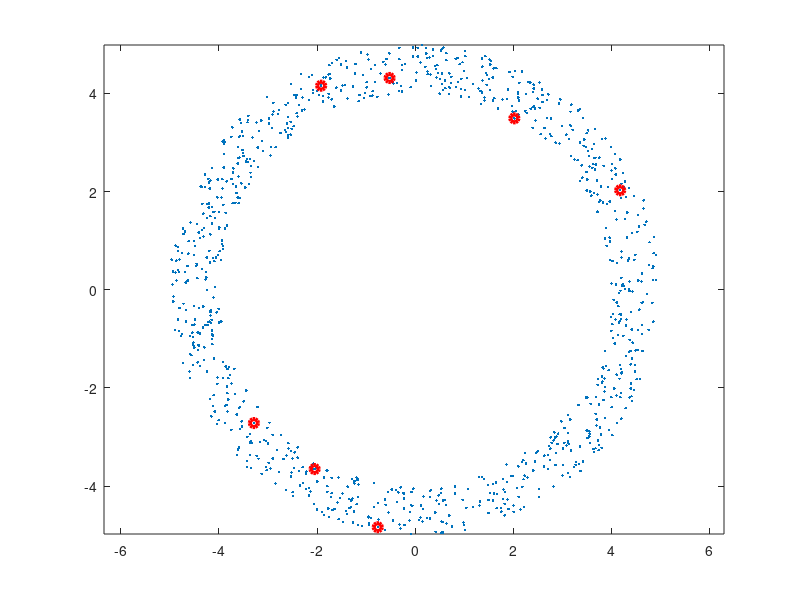

Reproduce this figure in MATLAB. (Note: this script raises an error after producing the figure.)
clear all
close all
N = 1000;
K = 7;

% Generacion de x
r = 4+rand(1,N);
alpha = 2*pi*rand(1,N);
x=[r.*cos(alpha);r.*sin(alpha)];

% Determinacion inicial de prototipos
c=x(:,1:K);

for i=1:100,
   plot(x(1,:),x(2,:),'.'), axis equal, hold on;
   plot(c(1,:),c(2,:),'or','LineWidth',3);hold off;
   
   % Determinacion del prototipo mas cercano a cada dato
   for k=1:K,
       d(k,:)=d_euclid(x,c(:,k));
   end;     
   [basura,prototipo]=min(d);
   
   % Actualizacion de los prototipos
   for k=1:K,
       c(:,k)=meanpat(x(:,find(prototipo==k)));
   end;   
   
   % Mostrar la suma total de las distancias
   title(num2str(sum(basura)))
   pause
end;
